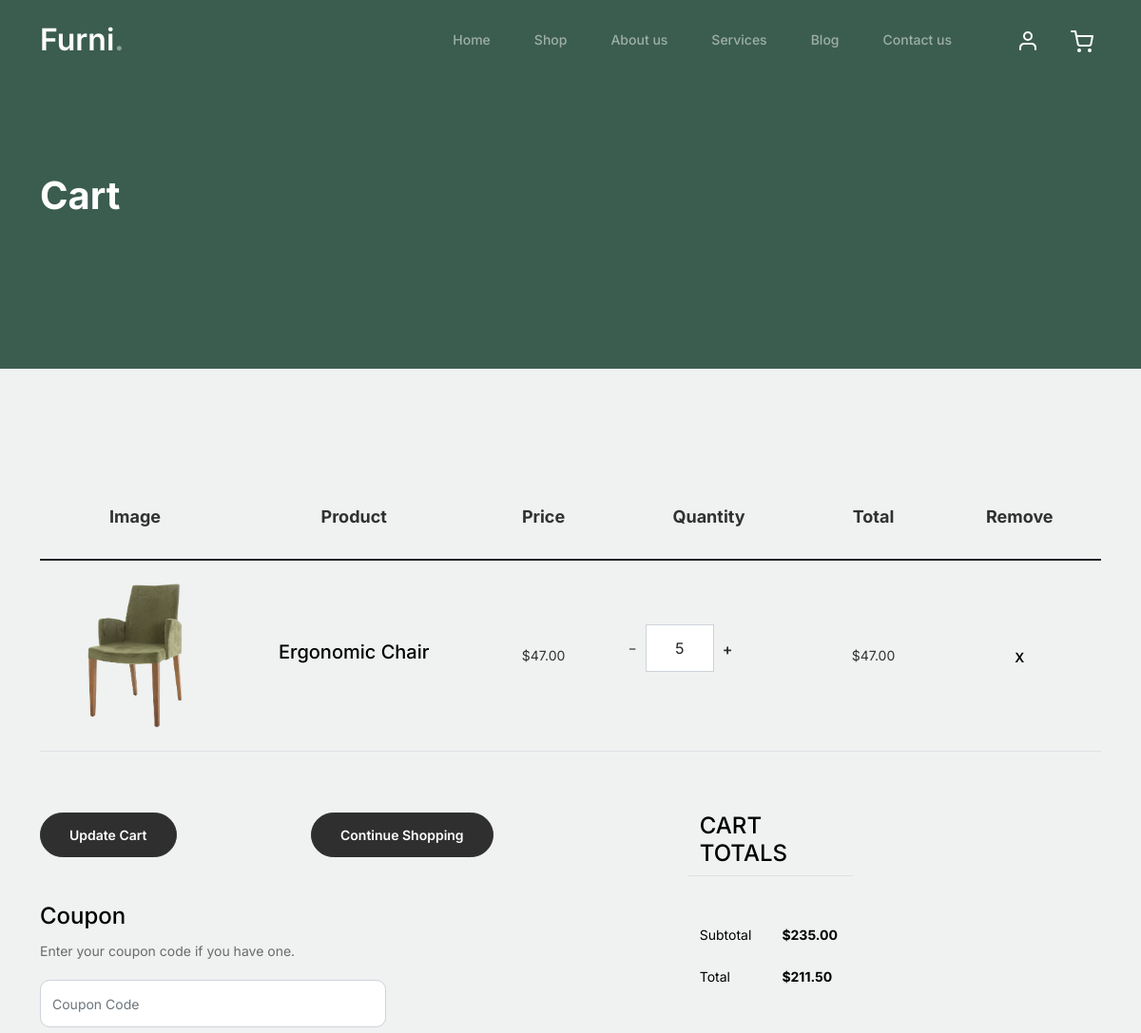
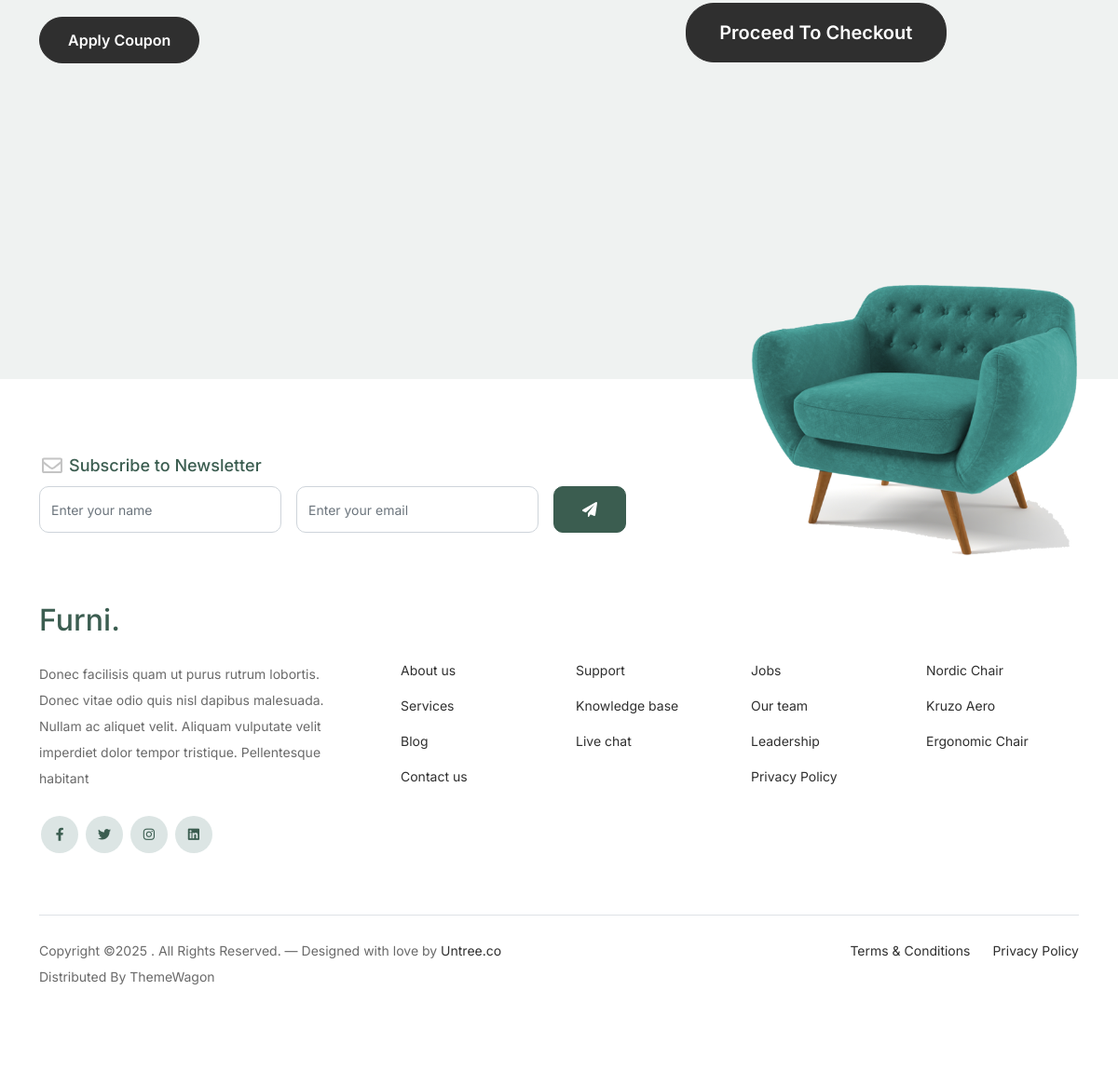
Page /cart/?product_id=3&action=plus (signed in) on the committed database (2 pictures, top to bottom).
### core/models.py (models this page shows, shortened)
class OrderItem(models.Model):
    order = models.ForeignKey(Order, on_delete=models.CASCADE, related_name='order_items')
    product = models.ForeignKey(Product, on_delete=models.CASCADE, related_name='order_items')
    quantity = models.IntegerField(default=1)

class Product(models.Model):
    name = models.CharField(max_length=255)
    price = models.DecimalField(decimal_places=2, max_digits=10)
    image = models.ImageField(upload_to='products/')
    short_description = models.TextField(null=True, blank=True)

class Order(models.Model):
    coupon = models.ForeignKey(Coupon, on_delete=models.CASCADE, related_name='orders', null=True, blank=True)
    user = models.ForeignKey(User, on_delete=models.CASCADE, related_name='orders') #
    billing = models.ForeignKey('OrderBilling', on_delete=models.CASCADE, related_name='order_billings', unique=True, null=True, blank=True) #
    @property
    def total_price(self):
        total = sum(Decimal(item.product.price) * Decimal(item.quantity) for item in self.order_items.all())
        return total
    @property
    def coupon_discount(self):
        if self.coupon:
            discount = (self.total_price * Decimal(self.coupon.percent_off)) / Decimal(100)
            return discount
        return Decimal(0)
    @property
    def final_price(self):
        return self.total_price - self.coupon_discount

class Coupon(models.Model):
    code = models.CharField(max_length=255, unique=True)
    percent_off = models.IntegerField()

### core/views.py (the view)
# urls.py: path('cart/', cart_view, name='cart'),
@login_required(login_url='/login/')
def cart_view(request):
    product_id = request.GET.get('product_id')
    user = request.user
    action = request.GET.get('action')
    order_item_id = request.GET.get('item_id')
    act = request.GET.get('act')
    order = Order.objects.filter(user=request.user).order_by('-id').first()
    if act and order_item_id:
        order_item = get_object_or_404(OrderItem, id=order_item_id)
        order_item.delete()
    if product_id:
        product_id = int(product_id)
        order = Order.objects.filter(user=user).first()
        if not order:
            order = Order.objects.create(user=user, billing=None)
        order_item = OrderItem.objects.filter(order=order, product_id=product_id).first()
        if order_item:
            if action == 'minus':
                order_item.quantity -= 1
                if order_item.quantity <= 0:
                    order_item.delete()
                else:
                    order_item.save()
            elif action == 'plus':
                order_item.quantity += 1
                order_item.save()
        else:
            if action == 'plus':
                OrderItem.objects.create(order=order, product_id=product_id, quantity=1)
    context = {
        "order_items": OrderItem.objects.select_related('order', 'product').filter(order__user=user),
        "order" : order,
    }
    return render(request, 'core/cart.html', context)

### templates/core/cart.html (shortened to what this page needs)
{% load static %}
<!doctype html>
<html lang="en">
<head>
    <link href="{% static 'css/bootstrap.min.css' %}" rel="stylesheet">
    <link href="https://cdnjs.cloudflare.com/ajax/libs/font-awesome/6.0.0-beta3/css/all.min.css" rel="stylesheet">
    <link href="{% static 'css/tiny-slider.css' %}" rel="stylesheet">
    <link href="{% static 'css/style.css' %}" rel="stylesheet">
</head>
<body>
<nav class="custom-navbar navbar navbar navbar-expand-md navbar-dark bg-dark" arial-label="Furni navigation bar">
    <div class="container">
        <a class="navbar-brand" href="{% url 'home' %}">Furni<span>.</span></a>
        <div class="collapse navbar-collapse" id="navbarsFurni">
            <ul class="custom-navbar-nav navbar-nav ms-auto mb-2 mb-md-0">
                <li class="nav-item ">
                    <a class="nav-link" href="{% url 'home' %}">Home</a>
                </li>
                <li><a class="nav-link" href="{% url 'shop' %}">Shop</a></li>
                <li><a class="nav-link" href="{% url 'about' %}">About us</a></li>
                <li><a class="nav-link" href="{% url 'services' %}">Services</a></li>
                <li><a class="nav-link" href="{% url 'blog' %}">Blog</a></li>
                <li><a class="nav-link" href="{% url 'contact' %}">Contact us</a></li>
            </ul>
            <ul class="custom-navbar-cta navbar-nav mb-2 mb-md-0 ms-5">
						<li><a class="nav-link" href="{% if request.user.username %} {% url 'logout' %} {% else %} {% url 'login' %} {% endif %}"><img src="{% static 'images/user.svg' %}"></a></li>
                <li><a class="nav-link" href="{% url 'cart' %}"><img src="{% static 'images/cart.svg' %}"></a></li>
            </ul>
        </div>
    </div>
</nav>
<div class="hero">
    <div class="container">
        <div class="row justify-content-between">
            <div class="col-lg-5">
                <div class="intro-excerpt">
                    <h1>Cart</h1>
                </div>
            </div>
            <div class="col-lg-7">
            </div>
        </div>
    </div>
</div>
{% if order_items|length > 0 %}
<div class="untree_co-section before-footer-section">
    <div class="container">
        <div class="row mb-5">
            <form class="col-md-12" method="post">
                <div class="site-blocks-table">
                    <table class="table">
                        <thead>
                        <tr>
                            <th class="product-thumbnail">Image</th>
                            <th class="product-name">Product</th>
                            <th class="product-price">Price</th>
                            <th class="product-quantity">Quantity</th>
                            <th class="product-total">Total</th>
                            <th class="product-remove">Remove</th>
                        </tr>
                        </thead>
                        <tbody>
                        {% for order_item in order_items %}
                            <tr>
                                <td class="product-thumbnail">
                                    <img src="{{ order_item.product.image.url }}" alt="Image" class="img-fluid">
                                </td>
                                <td class="product-name">
                                    <h2 class="h5 text-black">{{ order_item.product.name }}</h2>
                                </td>
                                <td>${{ order_item.product.price }}</td>
                                <td>
                                    <div class="input-group mb-3 d-flex align-items-center quantity-container"
                                         style="max-width: 120px;">
                                        <div class="input-group-prepend">
                                            <a href="{% url 'cart' %}?product_id={{ order_item.product.id }}&action=minus"
                                               style="text-decoration:none; padding-right: 10px;">&minus;</a></button>
                                        </div>
                                        <input type="text" class="form-control text-center"
                                               value="{{ order_item.quantity }}" placeholder=""
                                               aria-label="Example text with button addon"
                                               aria-describedby="button-addon1">
                                        <div class="input-group-append">
                                            <button class="btn btn-outline-black increase" type="button">
                                                <a href="{% url 'cart' %}?product_id={{ order_item.product.id }}&action=plus"
                                                   style="text-decoration:none;">&plus;</a></button>
                                        </div>
                                    </div>
                                </td>
                                <td>${{ order_item.product.price }}</td>
                                <td><a href="{% url 'cart' %}?item_id={{ order_item.id }}&act=delete"
                                       class="btn btn-black btn-sm">X</a></td>
                            </tr>
                        {% endfor %}
                        </tbody>
                    </table>
                </div>
            </form>
        </div>
        <div class="row">
            <div class="col-md-6">
                <div class="row mb-5">
                    <div class="col-md-6 mb-3 mb-md-0">
                        <button class="btn btn-black btn-sm btn-block">Update Cart</button>
                    </div>
                    <div class="col-md-6">
                        <button class="btn btn-outline-black btn-sm btn-block">Continue Shopping</button>
                    </div>
                </div>
                <div class="row">
                    <div class="col-md-12">
                        <label class="text-black h4" for="coupon">Coupon</label>
                        <p>Enter your coupon code if you have one.</p>
                    </div>
                    <form action="{% url 'coupon' %}?page=cart" method="post">
                        <div class="col-md-8 mb-3 mb-md-0">
                            <input type="text" class="form-control py-3" name="coupon_code" id="coupon" placeholder="Coupon Code">
                        </div>
                        <div class="col-md-4 mt-4">
                            <button class="btn btn-black" type="submit">Apply Coupon</button>
                        </div>
                    </form>
                </div>
            </div>
            <div class="col-md-6 pl-5">
            <div class="col-md-6 pl-5">
                <div class="row justify-content-end">
                    <div class="col-md-7">
                        <div class="row">
                            <div class="col-md-12 text-right border-bottom mb-5">
                                <h3 class="text-black h4 text-uppercase">Cart Totals</h3>
                            </div>
                        </div>
                        <div class="row mb-3">
                            <div class="col-md-6">
                                <span class="text-black">Subtotal</span>
                            </div>
                            <div class="col-md-6 text-right">
                                <strong class="text-black">${{ order.total_price }}</strong>
                            </div>
                        </div>
                        <div class="row mb-5">
                            <div class="col-md-6">
                                <span class="text-black">Total</span>
                            </div>
                            <div class="col-md-6 text-right">
                                <strong class="text-black">${{ order.final_price }}</strong>
                            </div>
                        </div>
                        <div class="row">
                            <div class="col-md-12" style="margin-bottom:100px;">
                                <button class="btn btn-black btn-lg py-3 mb-5 btn-block" style="width: 280px;">
                                    <a href="{% url 'order' %}" style="color: white;text-decoration:none;">
                                        Proceed To Checkout
                                    </a></button>
                            </div>
                        </div>
                    </div>
                </div>
            </div>
        </div>
    </div>
</div>
</div>
    {% else %}
    <div class="container py-4" style="padding-top: 600px;">
        <h4>No product are added to the cart</h4>
    </div>
{% endif %}
<footer class="footer-section">
    <div class="container relative">
        <div class="sofa-img">
            <img src="{% static 'images/sofa.png' %}" alt="Image" class="img-fluid">
        </div>
        <div class="row">
            <div class="col-lg-8">
                <div class="subscription-form">
                    <h3 class="d-flex align-items-center"><span class="me-1"><img
                            src="{% static 'images/envelope-outline.svg' %}" alt="Image" class="img-fluid"></span><span>Subscribe to Newsletter</span>
                    </h3>
                    <form action="#" class="row g-3">
                        <div class="col-auto">
                            <input type="text" class="form-control" placeholder="Enter your name">
                        </div>
                        <div class="col-auto">
                            <input type="email" class="form-control" placeholder="Enter your email">
                        </div>
                        <div class="col-auto">
                            <button class="btn btn-primary">
                                <span class="fa fa-paper-plane"></span>
                            </button>
                        </div>
                    </form>
                </div>
            </div>
        </div>
        <div class="row g-5 mb-5">
            <div class="col-lg-4">
                <div class="mb-4 footer-logo-wrap"><a href="#" class="footer-logo">Furni<span>.</span></a></div>
                <p class="mb-4">Donec facilisis quam ut purus rutrum lobortis. Donec vitae odio quis nisl dapibus
                    malesuada. Nullam ac aliquet velit. Aliquam vulputate velit imperdiet dolor tempor tristique.
                    Pellentesque habitant</p>
                <ul class="list-unstyled custom-social">
                    <li><a href="#"><span class="fa fa-brands fa-facebook-f"></span></a></li>
                    <li><a href="#"><span class="fa fa-brands fa-twitter"></span></a></li>
                    <li><a href="#"><span class="fa fa-brands fa-instagram"></span></a></li>
                    <li><a href="#"><span class="fa fa-brands fa-linkedin"></span></a></li>
                </ul>
            </div>
            <div class="col-lg-8">
                <div class="row links-wrap">
                    <div class="col-6 col-sm-6 col-md-3">
                        <ul class="list-unstyled">
                            <li><a href="#">About us</a></li>
                            <li><a href="#">Services</a></li>
                            <li><a href="#">Blog</a></li>
                            <li><a href="#">Contact us</a></li>
                        </ul>
                    </div>
                    <div class="col-6 col-sm-6 col-md-3">
                        <ul class="list-unstyled">
                            <li><a href="#">Support</a></li>
                            <li><a href="#">Knowledge base</a></li>
                            <li><a href="#">Live chat</a></li>
                        </ul>
                    </div>
                    <div class="col-6 col-sm-6 col-md-3">
                        <ul class="list-unstyled">
                            <li><a href="#">Jobs</a></li>
                            <li><a href="#">Our team</a></li>
                            <li><a href="#">Leadership</a></li>
                            <li><a href="#">Privacy Policy</a></li>
                        </ul>
                    </div>
                    <div class="col-6 col-sm-6 col-md-3">
                        <ul class="list-unstyled">
                            <li><a href="#">Nordic Chair</a></li>
                            <li><a href="#">Kruzo Aero</a></li>
                            <li><a href="#">Ergonomic Chair</a></li>
                        </ul>
                    </div>
                </div>
            </div>
        </div>
        <div class="border-top copyright">
            <div class="row pt-4">
                <div class="col-lg-6">
                    <p class="mb-2 text-center text-lg-start">Copyright &copy;<script>document.write(new Date().getFullYear());</script>
                        . All Rights Reserved. &mdash; Designed with love by <a href="https://untree.co">Untree.co</a>
                        Distributed By <a hreff="https://themewagon.com">ThemeWagon</a>
                    </p>
                </div>
                <div class="col-lg-6 text-center text-lg-end">
                    <ul class="list-unstyled d-inline-flex ms-auto">
                        <li class="me-4"><a href="#">Terms &amp; Conditions</a></li>
                        <li><a href="#">Privacy Policy</a></li>
                    </ul>
                </div>
            </div>
        </div>
    </div>
</footer>
</body>
</html>

### rows in the picture
OrderItem: product.image (picture), product.name "Ergonomic Chair", product.price "47.00", quantity "5"
Order: total_price "235.00", final_price "211.50"
